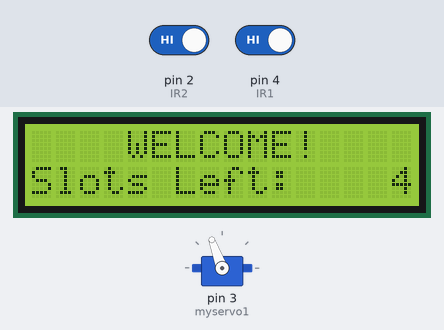
A sketch run on a simulated Arduino Uno, built with avr-gcc and run on an emulated ATmega328P. On the bench: 16×2 character LCD, servo. The test bench sets the inputs (shaded band); at power-on: pin 2 (IR2) HIGH, pin 4 (IR1) HIGH.

Above: at 3.2 s.
3.3 s: pin 2 (IR2) driven LOW
At 4.1 s:
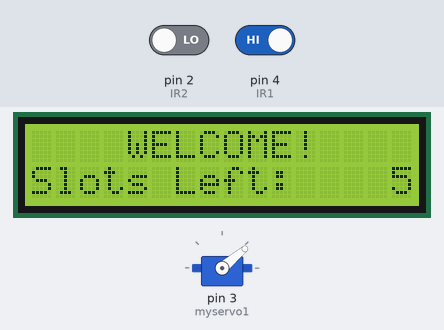
4.8 s: pin 4 (IR1) driven LOW
At 7.5 s:
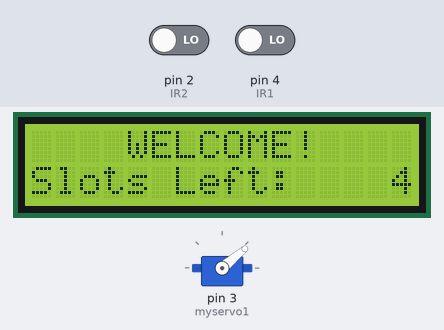
7.8 s: pin 4 (IR1) driven HIGH
At 9.3 s:
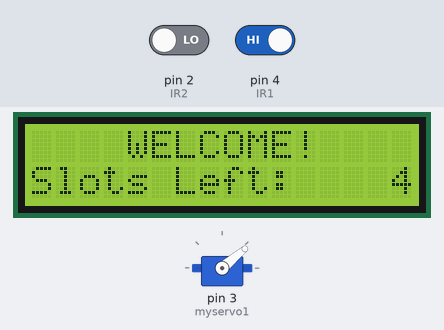
Timing chart, 0 to 10.8 s (numbered marks = the images above; inputs shaded):
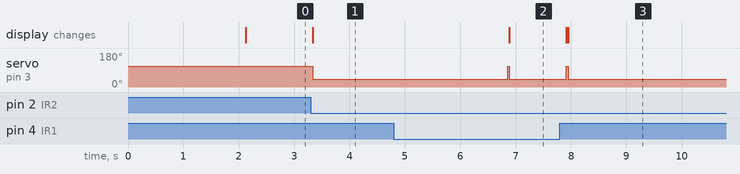

The sketch:

Car_Parking_System.ino
```cpp
#include <Arduino.h>
#include <Wire.h>
#include <LiquidCrystal_I2C.h>
LiquidCrystal_I2C lcd(0x27, 16, 2);
#include <Servo.h>

Servo myservo1;

// setting up the arduino pins
int IR1 = 4;
int IR2 = 2;

// total number of parking slots
int Slot = 4;

int flag1 = 0;
int flag2 = 0;

void setup() {
	lcd.init();
	lcd.backlight();

	pinMode(IR1, INPUT);
	pinMode(IR2, INPUT);

	// determining the pin of the servo motor
	myservo1.attach(3);
	myservo1.write(110);

	lcd.setCursor(0, 0);
	lcd.print("    ARDUINO    ");
	lcd.setCursor(0, 1);
	lcd.print(" PARKING SYSTEM ");
	delay(2000);
}

void loop()
{

	// checking for car entry
	if (digitalRead(IR1) == LOW && flag1 == 0)
	{
		// checking whether there's empty slots left
		if (Slot > 0) {
			flag1 = 1;
			// decrease the slot when a car enters
			if (flag2 == 0) {
				myservo1.write(40);
				Slot = Slot - 1;
			}
		}
		else
		{
			lcd.setCursor(0, 0);
			lcd.print("    SORRY    ");
			lcd.setCursor(0, 1);
			lcd.print("parking is full!");
			delay(3000);
			lcd.clear();
		}
	}


	if (digitalRead(IR2) == LOW && flag2 == 0)
	{
		flag2 = 1;
		// increase the slot when a car leaves
		if (flag1 == 0) {
			myservo1.write(40);
			Slot = Slot + 1;
		}
	}

	// resetting and shutting the door when the entry/exit of the car finishes
	if (flag1 == 1 && flag2 == 1) {
		delay(1000);
		myservo1.write(110);
		flag1 = 0, flag2 = 0;
	}

	// printing the number of slots available
	lcd.setCursor(0, 0);
	lcd.print("    WELCOME!    ");
	lcd.setCursor(0, 1);
	lcd.print("Slots Left:    ");
	lcd.print(Slot);
}
```

Measured:
- after the input at 3.3 s, servo on pin 3 (myservo1): 110° → 40° at once; the display: changes at once (image 1)
- after the input at 4.8 s, servo on pin 3 (myservo1): 40° → 110° after 2.1 s, → 40° 0.03 s later; the display: changes after 2.1 s (image 2)
- after the input at 7.8 s, servo on pin 3 (myservo1): goes on until 7.9 s, then stays 40°
